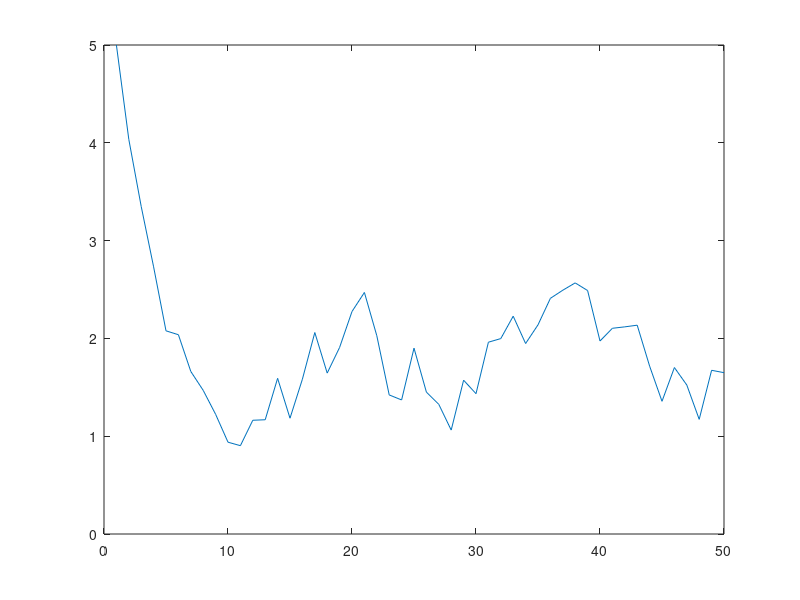
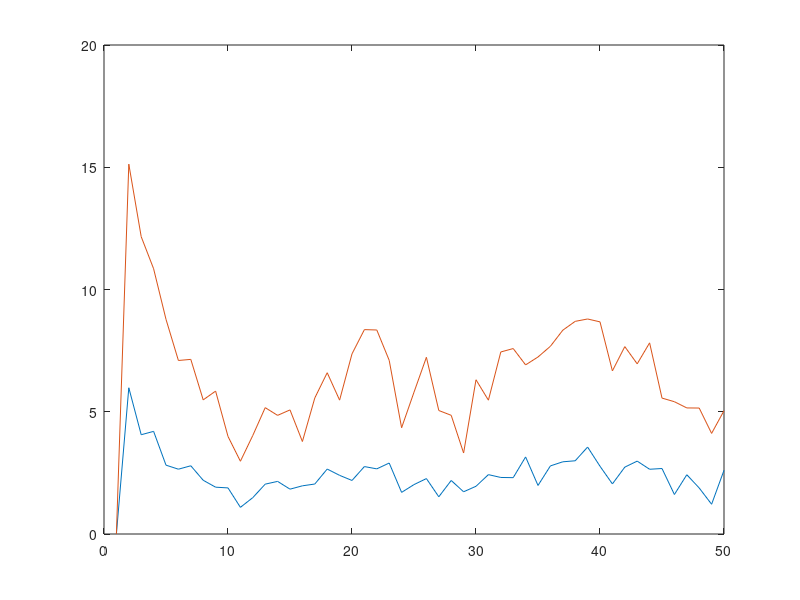

Here is the MATLAB script that generated these plots, in order:
clear
clc
x(1)=5;
for i=2:50
    x(i)=0.7*x(i-1)+sqrt(1)*rand(1);
    z1(i)=x(i-1)+sqrt(1)*rand(1);
    z2(i)=3*x(i-1)+sqrt(3)*rand(1);
end

plot(x)
figure
plot(z1);hold on
plot(z2)
save myfusiondata x z1 z2